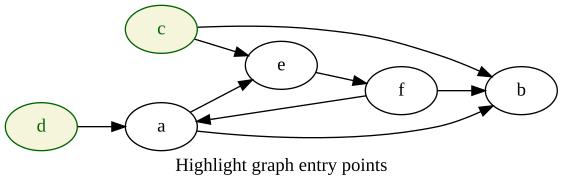

Recreate this plot in Python.
import sys
from graphviz_managed import Graph
graph = Graph(label='Highlight graph entry points', rankdir='LR')
node = graph.node

# Define a larger graph
a = node(label='a')
b = node(label='b')
c = node(label='c')
d = node(label='d')
e = node(label='e')
f = node(label='f')
a >> [b, e]
c >> [b, e]
d >> a
e >> f
f >> [b, a]

# Highlight nodes with no incoming edges
from collections import defaultdict
incoming_count = defaultdict(int)
for edge in graph.edges:
    incoming_count[edge.end] += 1
for node in graph.nodes:
    if incoming_count[node] == 0:
        node.attrs.color = 'darkgreen'
        node.attrs.fontcolor = 'darkgreen'
        node.attrs.style = 'filled'
        node.attrs.fillcolor = 'beige'

# Save output
graph.render(sys.argv[1])
